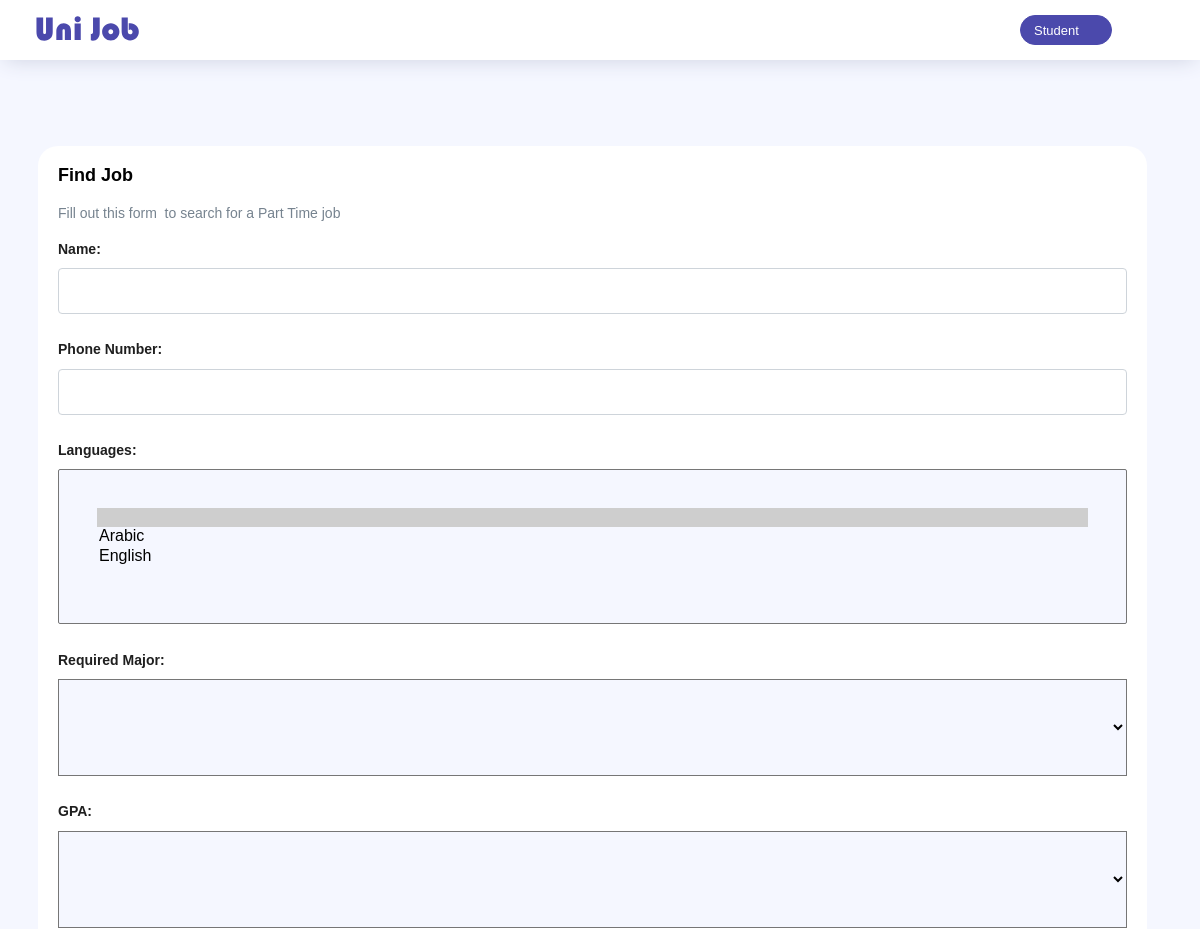
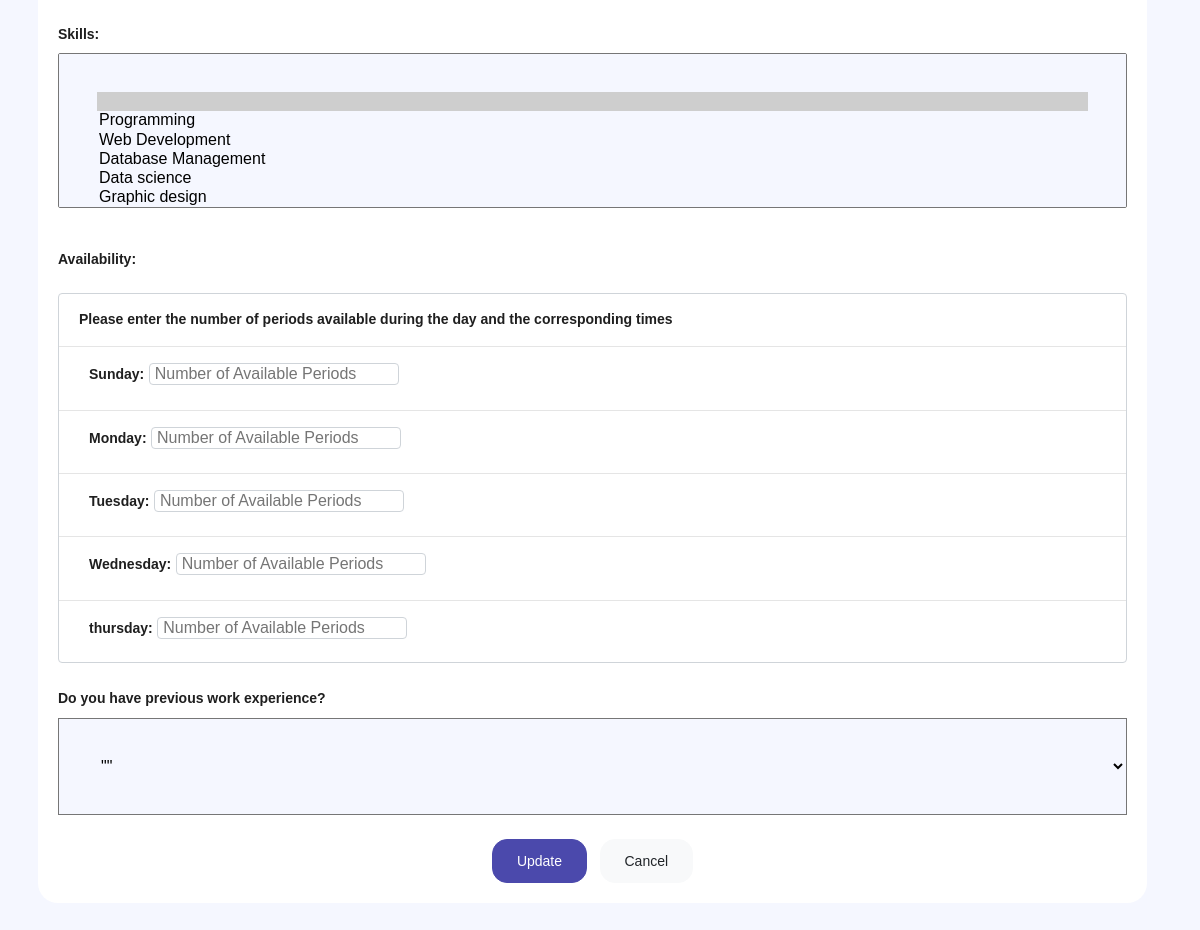
The app's page /update_find_job/4 (signed in), older data (2 pictures, top to bottom).
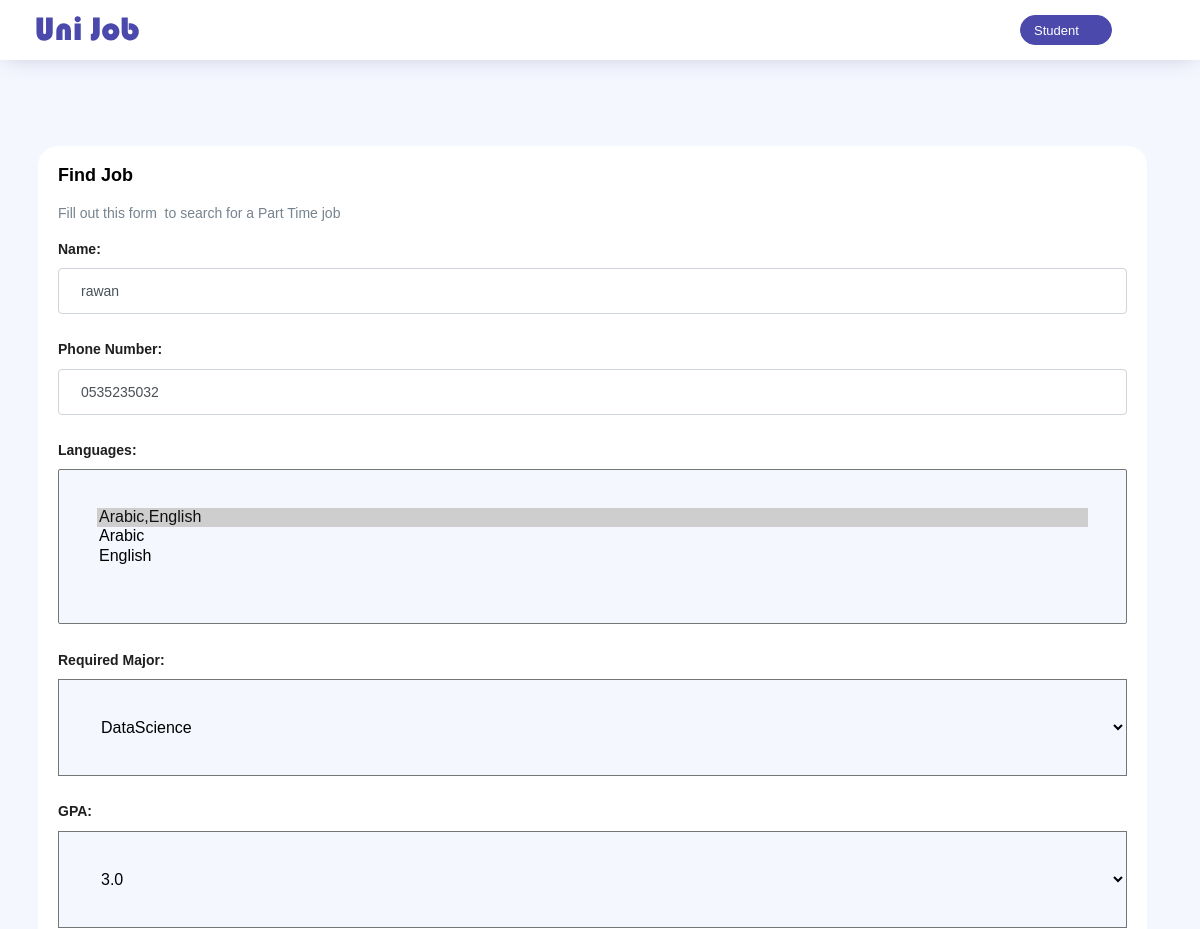
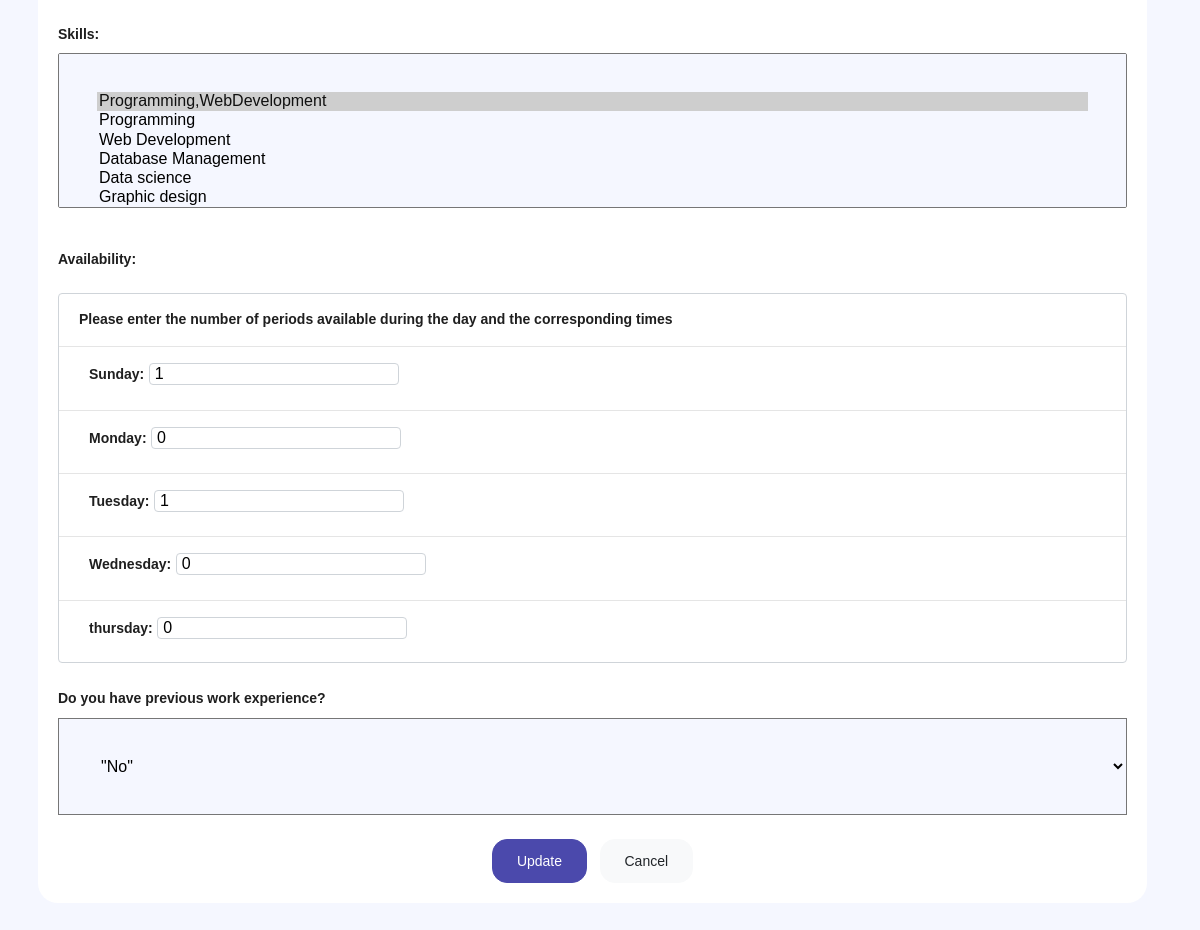
The same page, newer data (2 pictures, top to bottom).
### tables this page shows
CREATE TABLE seekers_form (
    "id" INTEGER PRIMARY KEY AUTOINCREMENT,
    form_submission INTEGER,
    user_id INTEGER,
    name TEXT,
    phoneNumber TEXT,
    major TEXT,
    gpa REAL,
    skills TEXT,
    experience TEXT,
    languages TEXT,
    sunday_periods INTEGER,
    sunday_start_interval TEXT,
    sunday_end_interval TEXT,
    monday_periods INTEGER,
    monday_start_interval TEXT,
    monday_end_interval TEXT,
    tuesdayـperiods INTEGER,
    tuesday_start_interval TEXT,
    tuesday_end_interval TEXT,
    wednesday_periods INTEGER,
    wednesday_start_interval TEXT,
    wednesday_end_interval TEXT,
    thursday_periods INTEGER,
    thursday_start_interval TEXT,
    thursday_end_interval TEXT,
    FOREIGN KEY (user_id) REFERENCES users(id)
);

### app.py (the view)
@app.route('/update_find_job/<id>' , methods=['GET', 'POST'])
def update_find_job(id):
    if 'user_id' not in session:
        flash("You are not logged in. Please log in first.", 'error')
        return redirect(url_for("login"))
    user_id = session['user_id']
    connection = sqlite3.connect("users_database.db")
    cursor = connection.cursor()
    if request.method == 'POST':
        try:
            new_skill = request.form.getlist('n_skills')
            new_skills = ",".join(map(str, new_skill))
            new_Language = request.form.getlist('n_Languages')
            new_Languages = ",".join(map(str, new_Language))
            new_name = request.form['n_name']
            new_phoneNumber = request.form['n_phoneNumber']
            new_Languages = new_Languages
            new_skills = new_skills
            new_gpa = request.form['n_gpa']
            new_major = request.form['n_major']
            new_experience = request.form['n_experience']
            form_submission = True
            sundayStarts = []
            sundayEnds = []
            sunday_periods = int(request.form.get('n_sunday-interval'))
            for i in range(sunday_periods):
                print("i== ",i)
                start_time = request.form.get('sunday-interval-start-time-' + str(i))
                end_time = request.form.get('sunday-interval-end-time-' + str(i))
                sundayStarts.append(start_time)
                sundayEnds.append(end_time)
            mondayStarts = []
            mondayEnds = []
            monday_periods = int(request.form.get('n_monday-interval'))
            for i in range(monday_periods):
                print("i== ",i)
                start_time = request.form.get('monday-interval-start-time-' + str(i))
                end_time = request.form.get('monday-interval-end-time-' + str(i))
                mondayStarts.append(start_time)
                mondayEnds.append(end_time)
            tuesdayStarts = []
            tuesdayEnds = []
            tuesdayـperiods = int(request.form.get('n_tuesday-interval'))
            for i in range(tuesdayـperiods):
                print("i== ",i)
                start_time = request.form.get('tuesday-interval-start-time-' + str(i))
                end_time = request.form.get('tuesday-interval-end-time-' + str(i))
                tuesdayStarts.append(start_time)
                tuesdayEnds.append(end_time)
            wednesdayStarts = []
            wednesdayEnds = []
            wednesday_periods = int(request.form.get('n_wednesday-interval'))
            for i in range(wednesday_periods):
                print("i== ",i)
                start_time = request.form.get('wednesday-interval-start-time-' + str(i))
                end_time = request.form.get('wednesday-interval-end-time-' + str(i))
                wednesdayStarts.append(start_time)
                wednesdayEnds.append(end_time)
            thursdayStarts = []
            thursdayEnds = []
            thursday_periods = int(request.form.get('n_thursday-interval'))
            for i in range(thursday_periods):
                print("i== ",i)
                start_time = request.form.get('thursday-interval-start-time-' + str(i))
                end_time = request.form.get('thursday-interval-end-time-' + str(i))
                thursdayStarts.append(start_time)
                thursdayEnds.append(end_time)
            cursor.execute("UPDATE seekers_form SET  name = '{}', phoneNumber = '{}', languages = '{}', skills = '{}', gpa = '{}', major = '{}', experience = '{}',sunday_periods = '{}',monday_periods = '{}',tuesdayـperiods = '{}',wednesday_periods = '{}',thursday_periods= '{}',sunday_start_interval = '{}',sunday_end_interval = '{}',monday_start_interval = '{}',monday_end_interval = '{}',tuesday_start_interval = '{}',tuesday_end_interval = '{}',wednesday_start_interval = '{}',wednesday_end_interval = '{}',thursday_start_interval = '{}',thursday_end_interval = '{}' WHERE id = '{}'".format
                       (new_name, new_phoneNumber, new_Languages , new_skills, new_gpa, new_major, new_experience,sunday_periods,monday_periods,tuesdayـperiods,wednesday_periods,thursday_periods,','.join(map(str, sundayStarts)),','.join(map(str, sundayEnds)),','.join(map(str, mondayStarts)),','.join(map(str, mondayEnds)),','.join(map(str, tuesdayStarts)),','.join(map(str, tuesdayEnds)),','.join(map(str, wednesdayStarts)),','.join(map(str, wednesdayEnds)),','.join(map(str, thursdayStarts)),','.join(map(str, thursdayEnds)),id ))
            connection.commit()
            connection.close()
            flash("Request was Updated successfully!", 'success')
            return redirect(url_for("student"))
        except sqlite3.Error as e:
            print(f"An error occurred: {e}")
    else:
        cursor.execute("SELECT id, password, position, name, email FROM users WHERE id = ?", (user_id,))
        user = cursor.fetchone()
        cursor.execute("SELECT * FROM seekers_form WHERE user_id = ? AND id = ?", (user_id,id))
        form = cursor.fetchone()
        return render_template('update_find_job.html', user=user , form = form)

### templates/update_find_job.html (shortened to what the changed rows need)
<!DOCTYPE html>
<html lang="en">
<head>
    <link rel="stylesheet" href="{{url_for('static',filename='vendors/css/vendor.bundle.base.css')}}">
    <link rel="stylesheet" href="{{url_for('static',filename='vendors/ti-icons/css/themify-icons.css')}}">
    <link rel="stylesheet" href="{{url_for('static',filename='vendors/select2/select2.min.css')}}">
    <link rel="stylesheet" href="{{url_for('static',filename='vendors/feather/feather.css')}}">
    <link rel="stylesheet" href="{{url_for('static',filename='css/vertical-layout-light/style.css')}}">
</head>
<body>
    <div class="container-scroller ">
        <div class="container-fluid page-body-wrapper w-100 ">
            <div class="content-wrapper" style="min-height: inherit;">
                <div class="container">
                    <div class="row mt-5">
                        <div class="col-12 grid-margin stretch-card">
                            <div class="card">
                                <div class="card-body">
                                    <form id="myForm" class="forms-sample" method="POST">
                                        <div class="form-group">
                                            <label for="n_name" class="font-weight-bold">Name:</label>
                                            <input type="text" class="form-control custom-input" id="n_name" name="n_name" value = "{{ form[3] }}" required>
                                        </div>
                                        <div class="form-group">
                                            <label for="n_phoneNumber" class="font-weight-bold">Phone Number:</label>
                                            <input type="text" class="form-control custom-input" id="n_phoneNumber" name="n_phoneNumber" pattern="05[0-9]{8}"
                                            title="Please enter only numbers" minlength="10" maxlength="10" value = "{{ form[4] }}" required>
                                        </div>
                                        <div class="form-group" >
                                            <label class="font-weight-bold">Languages:</label>
                                            <select id="n_languages" class="js-example-basic-multiple content-wrapper w-100" name="n_Languages" style="width: 100%;"  multiple="multiple"
                                                required>
                                                <option value="{{ form[9] }}" selected>{{ form[9] }}</option>
                                                <option value="Arabic">Arabic</option>
                                                <option value="English">English</option>
                                            </select>
                                        </div>
                                        <div class="form-group">
                                            <label class="font-weight-bold">Required Major:</label>
                                            <select id="n_major" class="js-example-basic-single content-wrapper w-100" style="width: 100%;" name="n_major" required>
                                                <option value="{{ form[5] }}" selected >{{ form[5] }}</option>
                                                <option value="ComputerScience">Computer Science</option>
                                            </select>
                                        </div>
                                        <div class="form-group">
                                            <label class="font-weight-bold">GPA:</label>
                                            <select id="n_gpa" class="js-example-basic-single content-wrapper w-100" name="n_gpa" style="width: 100%;" >
                                                <option value="{{ form[6] }}" selected>{{ form[6] }}</option>
                                                <option value="5.0">5.0</option>
                                            </select>
                                        </div>
                                        <div class="form-group">
                                            <label class="font-weight-bold">Skills:</label>
                                            <select id="n_skills" class="js-example-basic-multiple content-wrapper w-100" style="width: 100%;" name="n_skills" multiple="multiple" required>
                                                <option value="{{ form[7] }}" selected>{{ form[7] }}</option>
                                                <option value="Programming">Programming</option>
                                                <option value="WebDevelopment">Web Development</option>
                                                <option value="DatabaseManagement">Database Management</option>
                                                <option value="dataScience">Data science</option>
                                                <option value="graphicDesign">Graphic design</option>
                                            </select>
                                        </div>
                                        <div class="form-group">
                                            <div class="availability-container">
                                                <div class="day">
                                                    <label for="sunday" class="font-weight-bold">Sunday:</label>
                                                    <input type="number" class="interval" id="n_sunday-interval" name="n_sunday-interval" min="0" max="5" placeholder="Number of Available Periods" value="{{ form[10] }}" required>
                                                </div>
                                                <div class="day">
                                                    <label for="monday" class="font-weight-bold">Monday:</label>
                                                    <input type="number" class="interval" id="n_monday-interval" name="n_monday-interval" min="0" max="5" placeholder="Number of Available Periods" value="{{ form[13] }}"required>
                                                </div>
                                                <div class="day">
                                                    <label for="tuesday" class="font-weight-bold">Tuesday:</label>
                                                    <input type="number" class="interval" id="n_tuesday-interval" name="n_tuesday-interval" min="0" max="5" placeholder="Number of Available Periods" value="{{ form[16] }}" required>
                                                </div>
                                                <div class="day">
                                                    <label for="wednesday" class="font-weight-bold">Wednesday:</label>
                                                    <input type="number" class="interval" id="n_wednesday-interval" name="n_wednesday-interval" min="0" max="5" placeholder="Number of Available Periods" value="{{ form[19] }}" required>
                                                </div>
                                                <div class="day">
                                                    <label for="thursday" class="font-weight-bold">thursday:</label>
                                                    <input type="number" class="interval" id="n_thursday-interval" name="n_thursday-interval" min="0" max="5" placeholder="Number of Available Periods" value="{{ form[22] }}"required>
                                                </div>
                                            </div>
                                        </div>
                                        <div class="form-group">
                                            <label class="font-weight-bold">Do you have previous work experience?</label>
                                            <select id="n_experience" class="js-example-basic-single content-wrapper w-100" name="n_experience" style="width: 100%;"  required>
                                                <option value="{{ form[8] }}" selected > "{{ form[8] }}"</option>
                                            </select>
                                        </div>
                                    </form>
                                </div>
                            </div>
                        </div>
                    </div>
                </div>
            </div>
        </div>
    </div>
</body>
</html>

Row changes from the older to the newer data that the page shows:
added seekers_form: n_name "rawan", n_phoneNumber "0535235032", n_Languages "Arabic,English ☑ / Arabic / English", n_major "DataScience", n_gpa "3.0", n_skills "Programming,WebDevelopment ☑ / Programming / Web Development / Database Management / Data science / Graphic design", n_sunday-interval "1", n_monday-interval "0", n_tuesday-interval "1", n_wednesday-interval "0", n_thursday-interval "0"
Text that changed along with them:
form field n_experience: "\"\"" → "\"No\""
form field n_Languages: "☑ / Arabic / English" → (not shown)
form field n_skills: "☑ / Programming / Web Development / Database Management / Data science / Graphic design" → (not shown)
